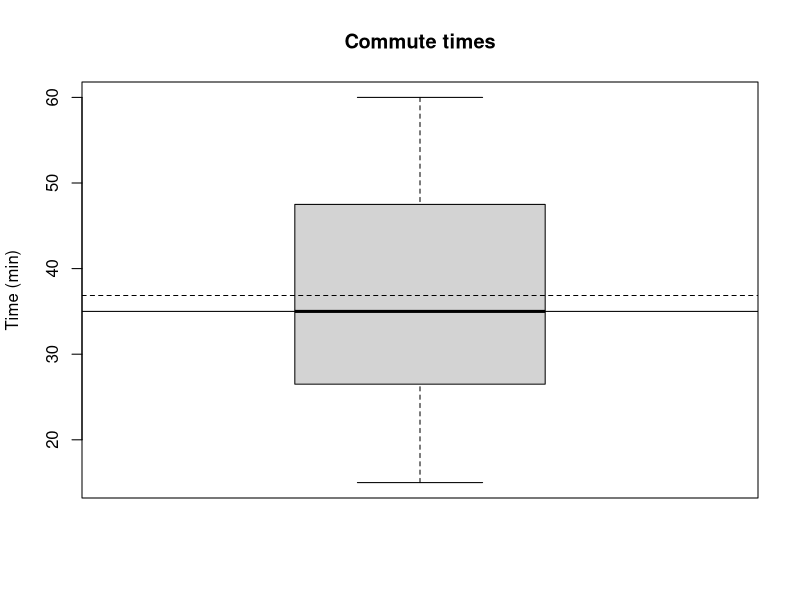
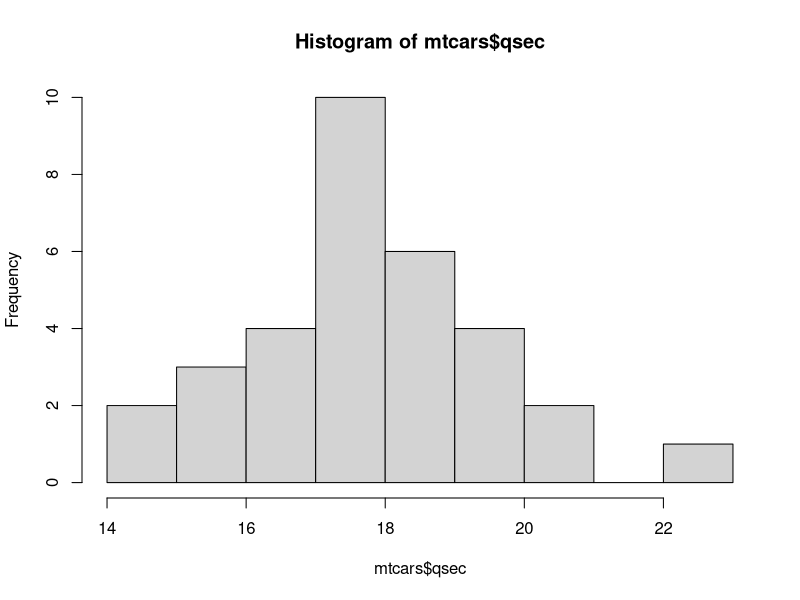

Generate these figures, in order, with R:
#STAT 545 Class Meeting 2
#Sep 5, 2019


#basic data setup
number <- 5 + 2
number * 2

(times <- c(60, 40, 33, 15, 20, 55, 35)) #brackets outside to print and assign with same line
times / 60
times.mn <- mean(times)
times.med <- median(times)
times.rg <- range(times)
sqrt(times)

boxplot(times,ylab="Time (min)", main="Commute times")
abline(h=times.mn,lty=2)
abline(h=times.med)

#logicals
times< 30
times == 35
which(times > 20 & times < 50)
j <- all(times < 30)
jnum <- as.numeric(j)


#subsetting
times[3]
times[-3]
times[c(2,4)]
times[1:5]
times[times > 35]
times[times >= 35]
times[times > 50] <- NA
times[8] <- NA
times[12] <- NA

#NAs
mean(times)
mean(times, na.rm=T)
?mean
mean(times, trim=0.2, na.rm=T)
mean(times, trim=0.5, na.rm=T)

#dataframes
print(mtcars)
mean(mtcars$mpg)
hist(mtcars$qsec)
str(mtcars)
names(mtcars)
row.names(mtcars)
as.matrix(mtcars)
object.size(mtcars)
object.size(as.matrix(mtcars))
